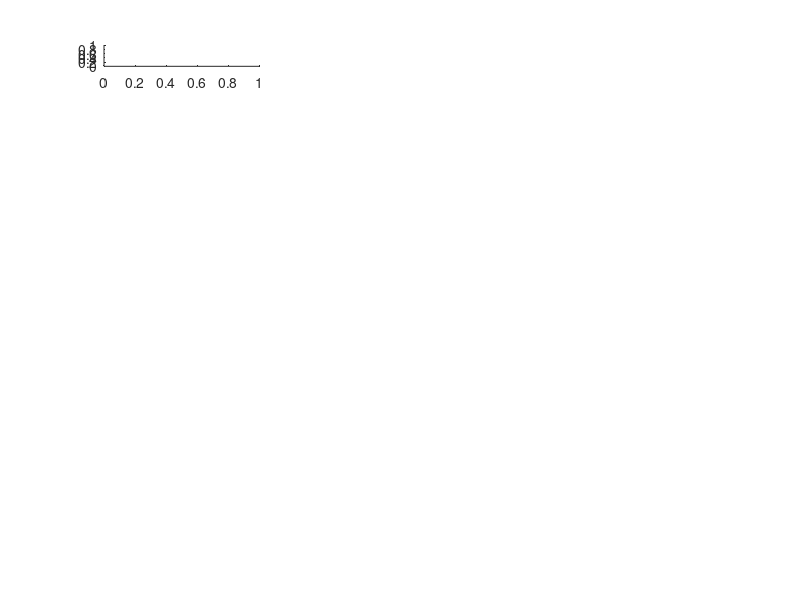

This figure's MATLAB source: (Note: this script raises an error after producing the figure.)
for ii=1:9
	for jj=1:3
		caseNum = (ii-1)*3 + jj;
		subplot(9,3,caseNum)
		thisOutput = output{1}{caseNum};
		thisSignalMat = reshape(thisOutput.signals(1:225),15,15);
		thisPubMat = reshape(thisOutput.pubVals(1:225),15,15);
		thisOptOfferMat = reshape(thisOutput.optOffers(:,20),15,15);
		[c,h] = contour(thisSignalMat,thisPubMat,thisOptOfferMat);
	end
end

optOfferMat = reshape(optOfferMat,15,15,20);
signalMat = reshape(signals,15,15,20);
pubValMat = reshape(pubVals,15,15,20);
probAcceptMat = reshape(probAcceptOffer,15,15,20);
expRegPay = reshape(pubVals+regPayHatVal,15,15,20);
[c,h] = contour(signalMat(:,:,20),pubValMat(:,:,20),optOfferMat(:,:,20));
clabel(c,h);

expGainOffer = reshape(regPayHatVal - noOfferRegPayHatVal,15,15,20);